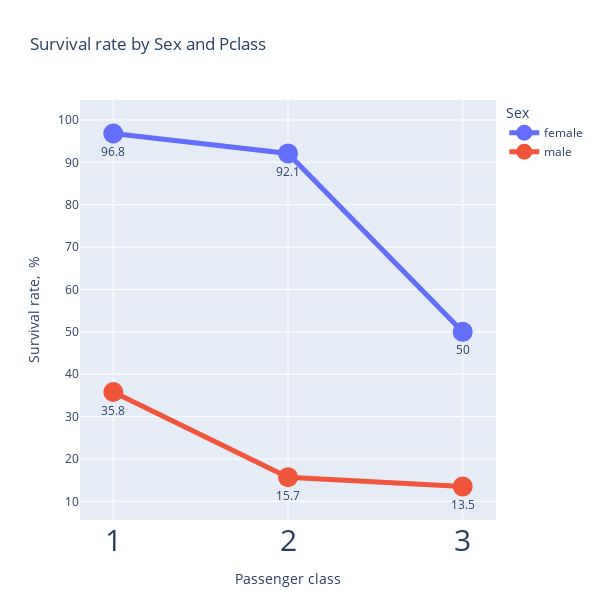

Notebook cell for this chart:
### Code cell
# reset the index to make the groupby columns as columns, plotly doesn't support multiindex
fig = px.line(grouped.reset_index(), x="Pclass", y= 'Surv_rate',  color="Sex", text='Surv_rate',
    markers= True,  title= 'Survival rate by Sex and Pclass', width=600, height=600)
fig.update_layout(xaxis = dict(tickmode = 'linear', tick0 = 1, dtick = 1, tickfont = dict(size=30)), 
    xaxis_title="Passenger class", yaxis_title="Survival rate,  %") 
fig.update_traces(marker_size=20, line=dict(width=5))   # change marker size and line width
fig.update_traces(textposition="bottom center")         # change text position
fig.show()

### Figure 1 — Plotly figure (JSON) as saved in the notebook; plotly's stock layout.template omitted (floating-point values rounded to 4 significant figures)
{"data": [{"hovertemplate": "Sex=female<br>Pclass=%{x}<br>Surv_rate=%{text}<extra></extra>", "legendgroup": "female", "line": {"color": "#636efa", "dash": "solid", "width": 5}, "marker": {"size": 20, "symbol": "circle"}, "mode": "lines+text+markers", "name": "female", "orientation": "v", "showlegend": true, "text": [96.8, 92.1, 50], "textposition": "bottom center", "type": "scatter", "x": [1, 2, 3], "xaxis": "x", "y": [96.8, 92.1, 50], "yaxis": "y"}, {"hovertemplate": "Sex=male<br>Pclass=%{x}<br>Surv_rate=%{text}<extra></extra>", "legendgroup": "male", "line": {"color": "#EF553B", "dash": "solid", "width": 5}, "marker": {"size": 20, "symbol": "circle"}, "mode": "lines+text+markers", "name": "male", "orientation": "v", "showlegend": true, "text": [35.8, 15.7, 13.5], "textposition": "bottom center", "type": "scatter", "x": [1, 2, 3], "xaxis": "x", "y": [35.8, 15.7, 13.5], "yaxis": "y"}], "layout": {"height": 600, "legend": {"title": {"text": "Sex"}, "tracegroupgap": 0}, "title": {"text": "Survival rate by Sex and Pclass"}, "width": 600, "xaxis": {"anchor": "y", "domain": [0, 1], "dtick": 1, "tick0": 1, "tickfont": {"size": 30}, "tickmode": "linear", "title": {"text": "Passenger class"}}, "yaxis": {"anchor": "x", "domain": [0, 1], "title": {"text": "Survival rate,  %"}}}}
